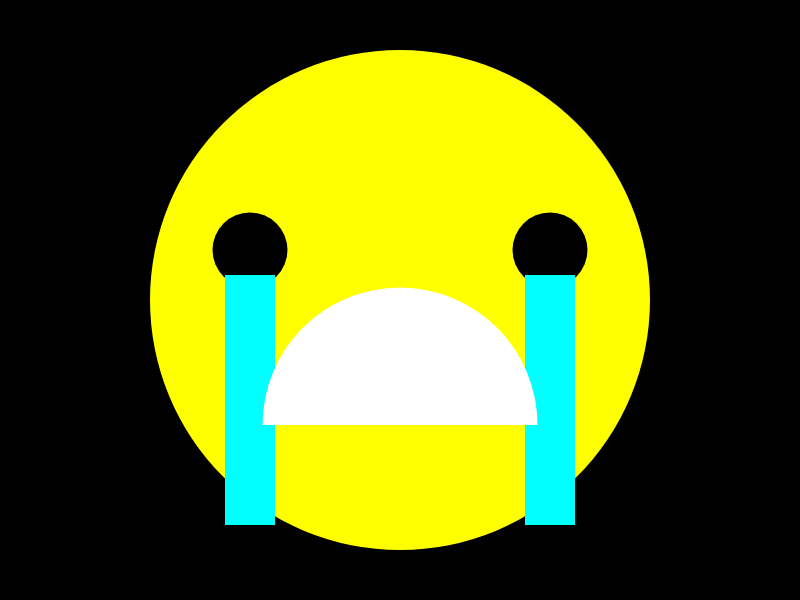
Frame 1 (no input)
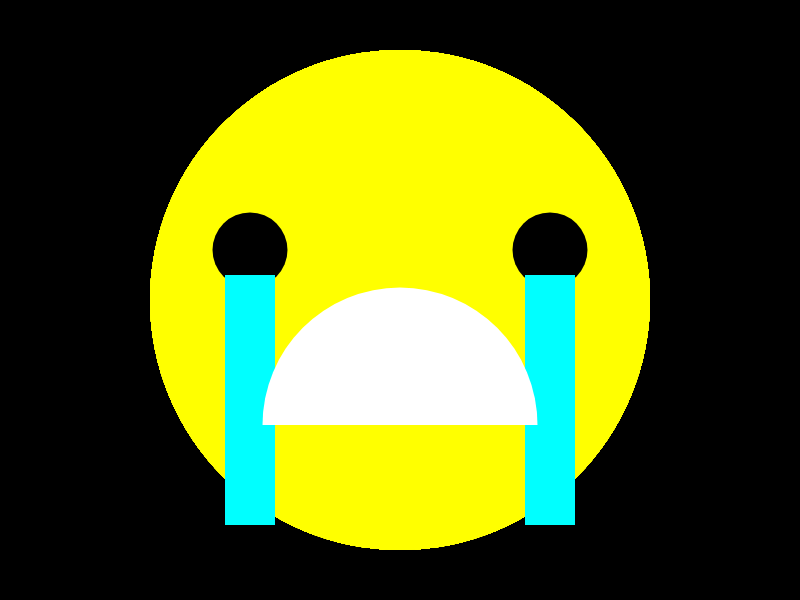
Frame 60 (no input)
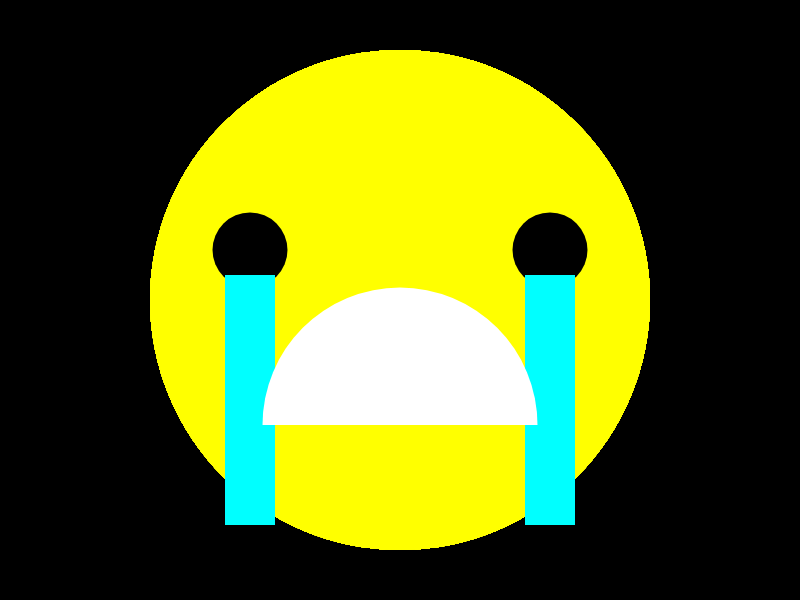
Frame 120 (the mouse pressed at the canvas centre since frame 60)

The p5.js sketch that drew these frames (run headless with seeded random() and noise() and a simulated clock; from frame 60 on, the mouse is pressed at the canvas centre):

// p5.js sketch
// ── sketch.js
let size = 500;
function setup() {
  createCanvas(displayWidth,displayHeight);
  background(0);
}


function draw() {
  push();
  translate(width/2, height/2)
  noStroke();
  fill(255,255,0);
  ellipse(0, 0, size);
  fill(0);
  ellipse(0-size*0.3, 0-size*0.1, 0.15*size, 0.15*size);
  ellipse(0+size*0.3, 0-size*0.1, 0.15*size, 0.15*size);
  fill(0,255,255);
  rect(0-size*0.35, 0-size*0.05, 0.1*size, 0.5*size);
  rect(0+size*0.25, 0-size*0.05, 0.1*size, 0.5*size);
  fill(255);
  arc(0, 0 + size * 0.25, size*0.55, size*0.55, PI, PI * 2);
  pop();
}
